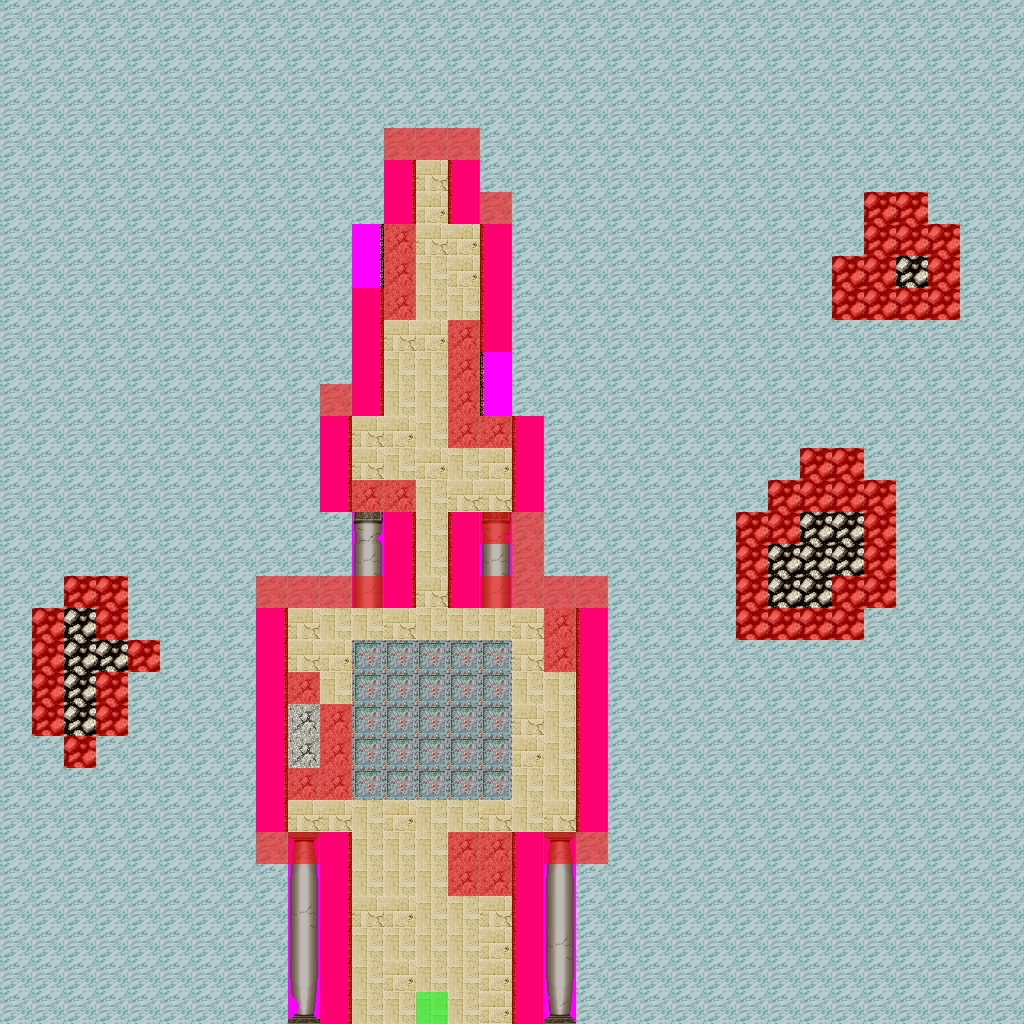

A level layout from a 2D game, rendered from its tile map. Below: a short description, then the map file with tile-grid data replaced by summaries:
An orthogonal 32x32 tile map with 32x32 px tiles, 3 tile layers (Tile Layer 2, Tile Layer 1, meta), 2 tilesets.

<map version="1.0" orientation="orthogonal" renderorder="right-down" width="32" height="32" tilewidth="32" tileheight="32">
 <tileset firstgid="1" name="collisiontiles" tilewidth="32" tileheight="32">
  <image source="collisiontiles.png" trans="ff00ff" width="64" height="32" />
  <tile id="0">
   <properties>
    <property name="Collidable" value="true" />
   </properties>
  </tile>
 </tileset>
 <tileset firstgid="3" name="BIG Compilation" tilewidth="32" tileheight="32">
  <image source="Content/BIG Compilation.bmp" trans="ff00ff" width="320" height="1728" />
 </tileset>
 <layer name="Tile Layer 2" width="32" height="32">
  <data>[1024 cells, 88 non-empty, 2 distinct tile ids]</data>
 </layer>
 <layer name="Tile Layer 1" width="32" height="32">
  <data>[1024 cells, 1017 non-empty, 17 distinct tile ids]</data>
 </layer>
 <layer name="meta" width="32" height="32" opacity="0.75">
  <data>[1024 cells, 133 non-empty, 2 distinct tile ids]</data>
 </layer>
</map>